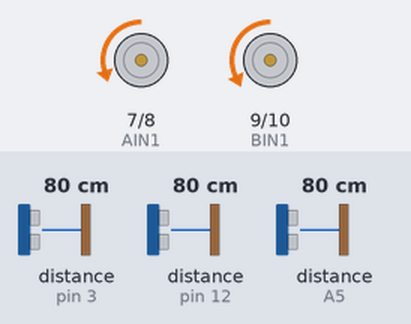
A sketch run on a simulated Arduino Uno, built with avr-gcc and run on an emulated ATmega328P. On the bench: motor-driver pin pairs drawn as motors (green arrow = first pin HIGH = forward, orange = second pin HIGH = backward, longer = more drive, scaled by the enable pin). Wiring (inferred from the names in the program): 3 × ultrasonic range finder: trigger pin 2, echo pin 3 / trigger pin 4, echo pin 12 / trigger A4, echo A5. Inputs (shaded band) come from the test bench; at power-on: distance to the obstacle (sensors on pin 12, pin 3, A5) 80 cm. The echo pulse lasts 58.3 µs per cm.

Above: at 3.2 s.
3.3 s: distance to the obstacle (sensor on pin 12) set to 18 cm
4.8 s: distance to the obstacle (sensor on pin 12) set to 14 cm
At 5.8 s:
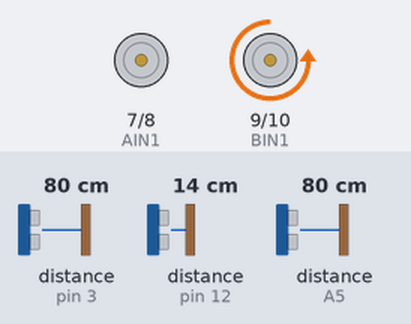
7.8 s: distance to the obstacle (sensor on pin 3) set to 9 cm
10.8 s: distance to the obstacle (sensor on A5) set to 2 cm
At 11.5 s:
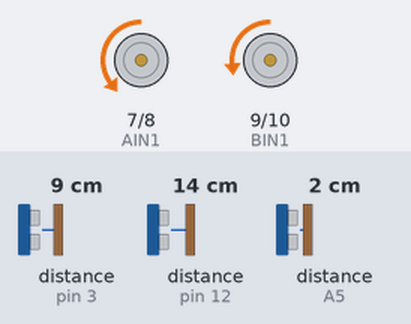
12.3 s: distance to the obstacle (sensor on pin 12) set to 9 cm
At 13.4 s:
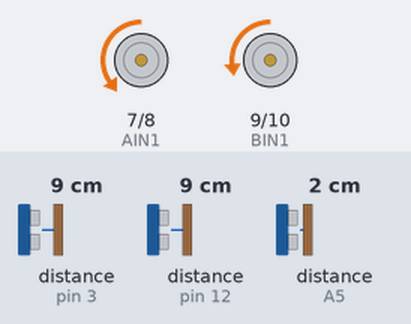
13.8 s: distance to the obstacle (sensor on pin 12) set to 6 cm
At 14.11 s:
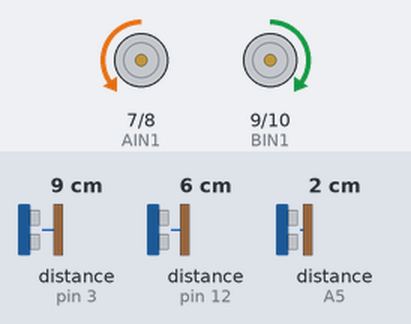
Timing chart, 0 to 17.8 s (numbered marks = the images above; inputs shaded):
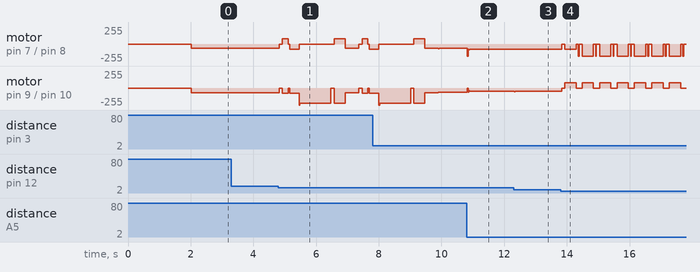

The sketch:

bizhang_v2.ino
```cpp
// ==================== 引脚定义 (与接线表完全一致) ====================
// 底盘驱动引脚 (左轮)
#define PWMA 5
#define AIN1 7
#define AIN2 8

// 底盘驱动引脚 (右轮)
#define PWMB 6
#define BIN1 9
#define BIN2 10

// 超声波雷达引脚
#define TRIG_L 2
#define ECHO_L 3
#define TRIG_C 4
#define ECHO_C 12
#define TRIG_R A4
#define ECHO_R A5

// 状态机宏定义
#define LEFT 0
#define RIGHT 1

// ==================== 🏆 核心调参区 (重点关注这里) ====================

// 1. 基础运动参数
const int BASE_SPEED = 70;         // 直行基础PWM (建议70-90)
const int TURN_SPEED = 80;         // 原地转弯PWM (需足以克服静摩擦力)
const int MOTOR_OFFSET_L = -10;    // 左电机固有偏差修正 (根据实测，左电机给-10跑直线)
const int MOTOR_OFFSET_R = 0;      // 右电机固有偏差修正

// 2. 空间与尺寸阈值 (单位: cm)
const float TARGET_DIST = 7.5;     // 理想单边距墙距离 [(30-15)/2]
const float WALL_LOST = 15.0;      // 墙壁丢失阈值 (超过此值判定为路口/出口)
const float FRONT_STOP = 13.0;     // 正前遇障刹车阈值 (考虑到车长25cm，中心旋转需要的安全距离)
const float CRITICAL_STOP = 7.0;   // 极限防撞刹车阈值 (死胡同兜底，保证U型弯不被打断)
const float ROUNDABOUT_ENTRY = 15.0; // 判定环岛中间柱子的距离阈值

// 3. PD 控制器参数 (比例Kp，微分Kd)
const float Kp_c = 3;            // 居中巡线-比例系数 (纠偏力度)
const float Kd_c = 15;           // 居中巡线-微分系数 (抑制震荡，预测趋势)
const float Kp_s = 5.0;          // 单边贴墙-比例系数 (贴墙通常需要比居中更强的纠偏)
const float Kd_s = 1.5;          // 单边贴墙-微分系数

// 4. 盲转时间参数 (单位: ms)
const int TIME_90_DEGREE = 360;    // 原地转90度所需时间 (核心调参项)
const int TIME_45_DEGREE = 180;    // 原地转45度所需时间
const int SHIELD_TIME = 1000;      // 环岛入环后屏蔽右侧超声波的时间 (防早退)

// ==================== 全局变量 ====================
float last_error_c = 0;
float last_error_s = 0;
int obstacle_debounce_count = 0; // 危险防抖计数器

// 墙壁丢失确认计时器与动作锁
unsigned long wall_lost_time_L = 0;
unsigned long wall_lost_time_R = 0;
const unsigned long WALL_LOST_CONFIRM_MS = 100; // 确认墙壁真丢失需要的时间 (毫秒)
bool has_executed_45_L = false; // 防止死循环旋转的动作锁
bool has_executed_45_R = false;

// 当前状态记录
enum State { CENTERING, SINGLE_WALL_L, SINGLE_WALL_R };
State currentState = CENTERING;

// 函数声明
void handle_roundabout_right_entry();
void execute_turn_90(int dir);
void execute_turn_45(int dir);
void state_single_wall(int side, float dL, float dR);
void state_centering(float dL, float dR);
void set_motors(int spdL, int spdR);
void spinLeft();
void spinRight();
void stopMotors();
float getDistance(int trig, int echo);

// ==================== 初始化 ====================
void setup() {
  Serial.begin(9600);

  pinMode(PWMA, OUTPUT); pinMode(AIN1, OUTPUT); pinMode(AIN2, OUTPUT);
  pinMode(PWMB, OUTPUT); pinMode(BIN1, OUTPUT); pinMode(BIN2, OUTPUT);

  pinMode(TRIG_L, OUTPUT); pinMode(ECHO_L, INPUT);
  pinMode(TRIG_C, OUTPUT); pinMode(ECHO_C, INPUT);
  pinMode(TRIG_R, OUTPUT); pinMode(ECHO_R, INPUT);

  delay(2000); // 开机缓冲，等待传感器和陀螺仪稳定
}

// ==================== 主循环 ====================
void loop() {
  float distL = getDistance(TRIG_L, ECHO_L);
  float distC = getDistance(TRIG_C, ECHO_C);
  float distR = getDistance(TRIG_R, ECHO_R);

  // --- 数据清洗 ---
  if (distL <= 0 || distL > 40) distL = 40;
  if (distR <= 0 || distR > 40) distR = 40;
  if (distC <= 0) distC = 999;

  // --- 状态机判断逻辑 ---

  // 【防抖滤波计算】
  bool is_front_dangerous = ((distC < FRONT_STOP && (distL > WALL_LOST || distR > WALL_LOST)) || distC < CRITICAL_STOP);
  if (is_front_dangerous) {
    obstacle_debounce_count++;
  } else {
    obstacle_debounce_count = 0;
  }

  // 优先级 1: 环岛入口判定 (前方有柱子，两侧同时变宽)
  if (distC < ROUNDABOUT_ENTRY && distL > WALL_LOST && distR > WALL_LOST) {
    handle_roundabout_right_entry();
    if (currentState != CENTERING) { last_error_c = 0; } // 状态切换清零误差
    currentState = CENTERING;
  }

  // 优先级 2: 正前方被堵 (直角路口 / 死胡同防撞) - 加入防抖
  else if (obstacle_debounce_count >= 2) {
    if (currentState == SINGLE_WALL_L) {
      execute_turn_90(RIGHT);
    } else if (currentState == SINGLE_WALL_R) {
      execute_turn_90(LEFT);
    } else {
      if (distL > distR) execute_turn_90(LEFT);
      else execute_turn_90(RIGHT);
    }
    obstacle_debounce_count = 0; // 清零防抖
    wall_lost_time_L = 0; wall_lost_time_R = 0; // 转弯后清理计时器
    has_executed_45_L = false; has_executed_45_R = false;
    if (currentState != CENTERING) { last_error_c = 0; }
    currentState = CENTERING; // 转弯后重置为居中
  }

  // 以下逻辑合并到同一个 else 链中，保持互斥性
  else {
    // 维护丢失计时器
    if (distL > WALL_LOST) {
      if (wall_lost_time_L == 0) wall_lost_time_L = millis();
    } else {
      wall_lost_time_L = 0;
      has_executed_45_L = false;
    }

    if (distR > WALL_LOST) {
      if (wall_lost_time_R == 0) wall_lost_time_R = millis();
    } else {
      wall_lost_time_R = 0;
      has_executed_45_R = false;
    }

    // 增加前方视野守卫：只有前方足够开阔（>31cm），才允许提前切弯。否则留给90度直角防撞处理。
    const float SAFE_CUT_DIST = 31.0;
    bool is_real_lost_L = (wall_lost_time_L > 0 && millis() - wall_lost_time_L > WALL_LOST_CONFIRM_MS && distC > SAFE_CUT_DIST);
    bool is_real_lost_R = (wall_lost_time_R > 0 && millis() - wall_lost_time_R > WALL_LOST_CONFIRM_MS && distC > SAFE_CUT_DIST);

    // 优先级 3: 主动预测切弯
    if (is_real_lost_L && !has_executed_45_L && !is_real_lost_R) {
      execute_turn_45(LEFT);
      has_executed_45_L = true;
      if (currentState != SINGLE_WALL_R) { last_error_s = 0; }
      currentState = SINGLE_WALL_R;
    }
    else if (is_real_lost_R && !has_executed_45_R && !is_real_lost_L) {
      execute_turn_45(RIGHT);
      has_executed_45_R = true;
      if (currentState != SINGLE_WALL_L) { last_error_s = 0; }
      currentState = SINGLE_WALL_L;
    }

    // 优先级 4: 单侧变宽期间的过渡
    else if (distL > WALL_LOST && distR <= WALL_LOST) {
      if (currentState != SINGLE_WALL_R) { last_error_s = 0; }
      currentState = SINGLE_WALL_R;
      state_single_wall(RIGHT, distL, distR);
    }
    else if (distR > WALL_LOST && distL <= WALL_LOST) {
      if (currentState != SINGLE_WALL_L) { last_error_s = 0; }
      currentState = SINGLE_WALL_L;
      state_single_wall(LEFT, distL, distR);
    }

    // 优先级 5: 默认状态 (居中直行) 或 完全无墙保护
    else {
          if (currentState != CENTERING) { last_error_c = 0; }
          currentState = CENTERING;
          state_centering(distL, distR);
    }
  }

  delay(20);
}

// ==================== 执行动作库 ====================

// 居中巡线 PD 控制
void state_centering(float dL, float dR) {
  float error = dL - dR;
  float adjust = Kp_c * error + Kd_c * (error - last_error_c);
  last_error_c = error;

  // 【修复控制方向】
  // 如果 error > 0 (dL > dR)，说明车偏右，需要向左转 (左减速，右加速)
  int speedL = BASE_SPEED + MOTOR_OFFSET_L + adjust;
  int speedR = BASE_SPEED + MOTOR_OFFSET_R - adjust;

  set_motors(speedL, speedR);
}

// 单边贴墙 PD 控制
void state_single_wall(int side, float dL, float dR) {
  float error;
  if (side == RIGHT) {
    error = TARGET_DIST - dR; // dR变大，error变小(负数)
  } else {
    error = dL - TARGET_DIST; // dL变大，error变大(正数)
  }

  float adjust = Kp_s * error + Kd_s * (error - last_error_s);
  last_error_s = error;

  // 如果贴右墙，车离右墙远了 (dR > TARGET)，error < 0。我们需要向右转 (左加速，右减速)。
  // 如果 adjust = Kp_s * error (负数)，那么 speedL 应该减去 adjust(变成加上绝对值)，speedR 应该加上 adjust(变成减去绝对值)。
  int speedL = BASE_SPEED + MOTOR_OFFSET_L + adjust;
  int speedR = BASE_SPEED + MOTOR_OFFSET_R - adjust;

  set_motors(speedL, speedR);
}

// 执行 90 度直角转弯 (盲转)
void execute_turn_90(int dir) {
  stopMotors();
  delay(100);

  if (dir == RIGHT) {
    spinRight();
  } else {
    spinLeft();
  }

  delay(TIME_90_DEGREE);
  stopMotors();
  delay(50);

  last_error_c = 0;
  last_error_s = 0;
}

// 执行 45 度切弯 (主动预测)
void execute_turn_45(int dir) {
  if (dir == RIGHT) {
    spinRight();
  } else {
    spinLeft();
  }

  delay(TIME_45_DEGREE);

  last_error_c = 0;
  last_error_s = 0;
}

void handle_roundabout_right_entry() {
  stopMotors();
  delay(100);

  spinRight();
  delay(TIME_45_DEGREE);

  stopMotors();
  delay(50);

  set_motors(BASE_SPEED + MOTOR_OFFSET_L, BASE_SPEED + MOTOR_OFFSET_R);
  delay(300);

  last_error_s = 0;
  unsigned long enter_time = millis();

  while (true) {
    float dR = getDistance(TRIG_R, ECHO_R);
    if (dR <= 0 || dR > 40) dR = 40;

    if (millis() - enter_time > SHIELD_TIME && dR > WALL_LOST) {
      break;
    }

    state_single_wall(RIGHT, 0, dR);
    delay(20);
  }

  stopMotors(); delay(100);
  spinRight(); delay(TIME_90_DEGREE);

  set_motors(BASE_SPEED + MOTOR_OFFSET_L, BASE_SPEED + MOTOR_OFFSET_R);
  delay(400);
}

// ==================== 底层驱动 ====================

void set_motors(int spdL, int spdR) {
  spdL = constrain(spdL, 0, 255);
  spdR = constrain(spdR, 0, 255);

  digitalWrite(AIN1, LOW); digitalWrite(AIN2, HIGH); analogWrite(PWMA, spdL);
  digitalWrite(BIN1, LOW); digitalWrite(BIN2, HIGH); analogWrite(PWMB, spdR);
}

// ==================== 底层转向驱动 ====================

void spinLeft() {
  digitalWrite(AIN1, LOW); digitalWrite(AIN2, HIGH); analogWrite(PWMA, TURN_SPEED);
  digitalWrite(BIN1, HIGH); digitalWrite(BIN2, LOW); analogWrite(PWMB, TURN_SPEED);
}

void spinRight() {
  digitalWrite(AIN1, HIGH); digitalWrite(AIN2, LOW); analogWrite(PWMA, TURN_SPEED);
  digitalWrite(BIN1, LOW); digitalWrite(BIN2, HIGH); analogWrite(PWMB, TURN_SPEED);
}

void stopMotors() {
  digitalWrite(AIN1, LOW); digitalWrite(AIN2, LOW); analogWrite(PWMA, 0);
  digitalWrite(BIN1, LOW); digitalWrite(BIN2, LOW); analogWrite(PWMB, 0);
}

float getDistance(int trig, int echo) {
  digitalWrite(trig, LOW); delayMicroseconds(2);
  digitalWrite(trig, HIGH); delayMicroseconds(10);
  digitalWrite(trig, LOW);
  float duration = pulseIn(echo, HIGH, 4000);
  if (duration == 0) return 999;
  return duration * 0.017;
}
```

Measured:
- the behaviour switches between 16 and 15 cm on distance to the obstacle (sensor on pin 12) (found by bisection; images 0 and 1)
- the behaviour switches between 8 and 7 cm on distance to the obstacle (sensor on pin 12) (found by bisection; images 3 and 4)
- after the input at 3.3 s, every drawn part: stays the same
- after the input at 10.8 s, motor on pin 7 (AIN1) / pin 8 (AIN2): backward 65/255 → backward 81/255 at once; motor on pin 9 (BIN1) / pin 10 (BIN2): backward 64/255 → backward 48/255 at once
- after the input at 12.3 s, motor on pin 7 (AIN1) / pin 8 (AIN2): backward 81/255 → backward 80/255 at once; motor on pin 9 (BIN1) / pin 10 (BIN2): backward 48/255 → backward 49/255 at once
- after the input at 13.8 s, motor on pin 9 (BIN1) / pin 10 (BIN2): backward 49/255 → stopped at once, then repeats every 0.56 s: forward 80/255 0.36 s, stopped 0.20 s
